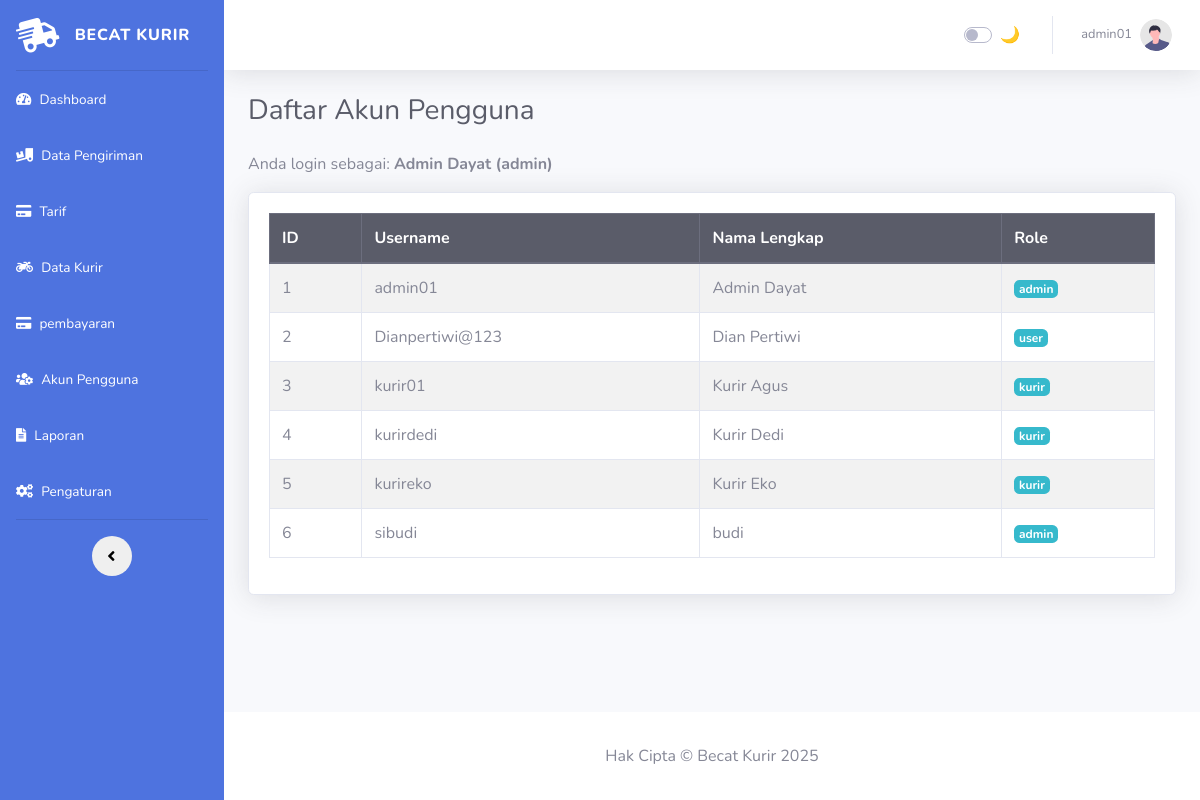
/admin-kurir/akun.php (signed in), run on the app's committed database.
### tables this page shows
CREATE TABLE `tbl_user` (
  `id_user` int NOT NULL,
  `username` varchar(20) DEFAULT NULL,
  `password` varchar(50) DEFAULT NULL,
  `role` enum('user','admin','kurir') DEFAULT NULL,
  `nama` varchar(30) DEFAULT NULL
);

### admin-kurir/akun.php (the view, shortened to what this page needs)
<?php
include 'config/koneksi.php';
$role = $_SESSION['level'];
$nama = $_SESSION['nama'];
if ($role === 'admin') {
    $result = mysqli_query($conn, "SELECT * FROM tbl_user ORDER BY id_user ASC");
} elseif ($role === 'kurir') {
    $result = mysqli_query($conn, "SELECT * FROM tbl_user WHERE role = 'kurir' ORDER BY id_user ASC");
} else {
    echo "<script>alert('Akses ditolak! Halaman ini hanya untuk admin & kurir.'); window.location.href = 'dashboard.php';</script>";
    exit;
}
$users = [];
while ($row = mysqli_fetch_assoc($result)) {
    $users[] = $row;
}
?>
<!DOCTYPE html>
<html lang="id">
<?php include 'head.php'; ?>
<body id="page-top">
<div id="wrapper">
  <?php include 'sidebar.php'; ?>
  <div id="content-wrapper" class="d-flex flex-column">
    <div id="content">
      <?php include 'navbar.php'; ?>
      <div class="container-fluid">
        <h1 class="h3 mb-4 text-gray-800">Daftar Akun Pengguna</h1>
        <p class="text-muted mb-3">Anda login sebagai: <strong><?= htmlspecialchars($nama) ?> (<?= htmlspecialchars($role) ?>)</strong></p>
        <div class="card shadow mb-4">
          <div class="card-body">
            <div class="table-responsive">
              <table class="table table-bordered table-striped" width="100%" cellspacing="0">
                <thead class="thead-dark">
                  <tr>
                    <th>ID</th>
                    <th>Username</th>
                    <th>Nama Lengkap</th>
                    <th>Role</th>
                  </tr>
                </thead>
                <tbody>
                <?php foreach ($users as $user): ?>
                  <tr>
                    <td><?= $user['id_user'] ?></td>
                    <td><?= htmlspecialchars($user['username']) ?></td>
                    <td><?= htmlspecialchars($user['nama']) ?></td>
                    <td><span class="badge badge-info"><?= $user['role'] ?></span></td>
                  </tr>
                <?php endforeach; ?>
                </tbody>
              </table>
            </div>
          </div>
        </div>
      </div>
    </div>
    <?php include 'footer.php'; ?>
  </div>
</div>
</body>
</html>

### data on the page
tbl_user: id_user "1", username "admin01", nama "Admin Dayat", role "admin"
tbl_user: id_user "2", username "Dianpertiwi@123", nama "Dian Pertiwi", role "user"
tbl_user: id_user "3", username "kurir01", nama "Kurir Agus", role "kurir"
tbl_user: id_user "4", username "kurirdedi", nama "Kurir Dedi", role "kurir"
tbl_user: id_user "5", username "kurireko", nama "Kurir Eko", role "kurir"
tbl_user: id_user "6", username "sibudi", nama "budi", role "admin"

### other printed values
$_SESSION['username'] "admin01"
$nama "Admin Dayat"
$role "admin"
